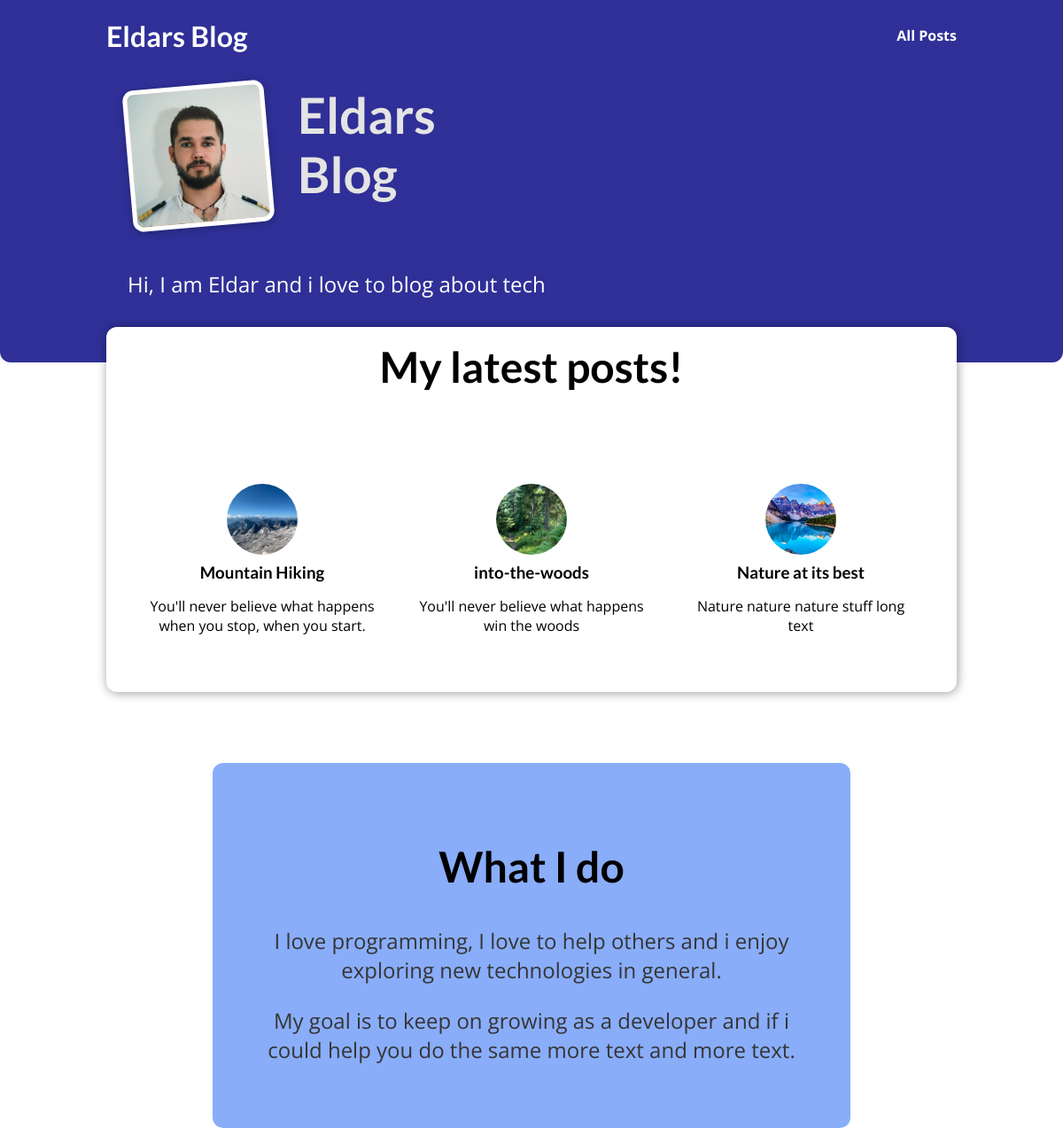
Before: / with the older database file.
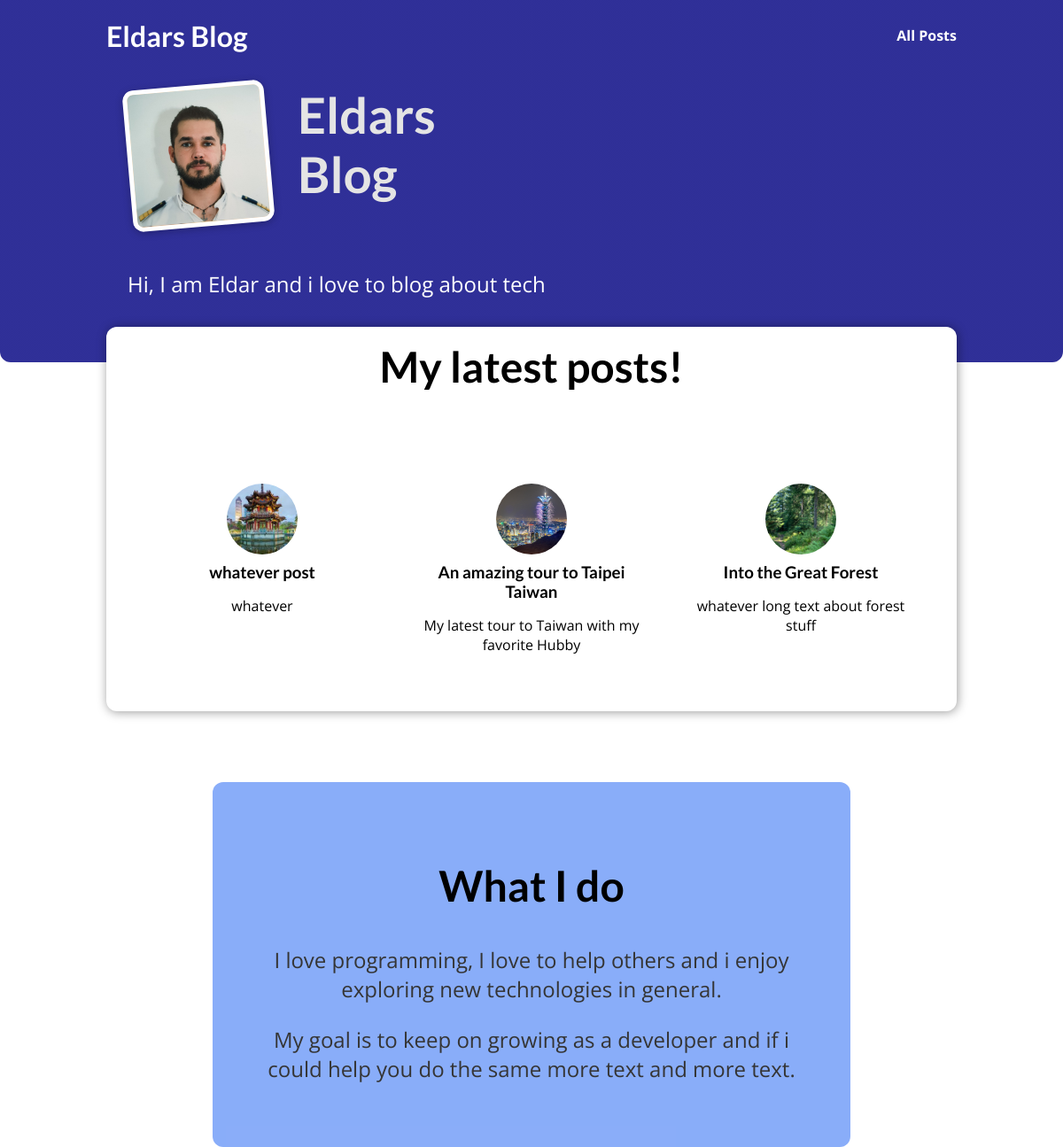
After: the same page with the newer database file.
### blog/models.py (models this page shows, shortened)
class Post(models.Model):
    title = models.CharField(max_length=150)
    excerpt = models.CharField(max_length=200)
    image_name = models.CharField(max_length=100)
    image = models.ImageField(upload_to="static/posts", null=True)
    date = models.DateField(auto_now=True)
    created_at = models.DateTimeField(auto_now_add=True)
    slug = models.SlugField(unique=True)
    content = models.TextField(validators=[MinLengthValidator(10)])
    author = models.ForeignKey(
        Author, on_delete=models.SET_NULL, null=True, related_name="posts")
    tags = models.ManyToManyField(Tag)

### blog/views.py (the view)
# urls.py: path('', views.Starting_pageView.as_view(), name="starting-page"),
class Starting_pageView(View):
    def get(self, request):
        latest_posts = Post.objects.all().order_by('-created_at')[:3]
        return render(request, "blog/index.html", {'posts': latest_posts})

### blog/templates/blog/index.html (shortened to what this page needs)
{% extends 'base.html' %}
{% load static %}
{% block css_files %}
    <link rel="stylesheet" href="{% static 'blog/index.css' %}" />
    <link rel="stylesheet" href="{% static 'blog/post.css' %}" />
{% endblock %}
{% block content %}
    <section id="welcome">
        <header>
            <img src="{% static 'blog/images/eldar.jpg' %}" alt="Eldar - The Author of this Blog">
            <h2>Eldars Blog</h2>
        </header>
        <p>Hi, I am Eldar and i love to blog about tech</p>
    </section>
    <section id="latest-posts">
        <h2>My latest posts!</h2>
        <ul>
            {% for post in posts %}
            {% include "blog/includes/post.html" %}
            {% endfor %}
        </ul>
    </section>
    <section id="about">
        <h2>What I do</h2>
        <p> I love programming, I love to help others and i enjoy exploring new technologies in general.</p>
        <p> My goal is to keep on growing as a developer and if i could help you do the same more text and more text. </p>
    </section>
{% endblock %}

### blog/templates/blog/includes/post.html
{% load static %}
<li>
    <article class="post">
        <a href="{% url "post-detail-page" post.slug %}">
            <img src="{{ post.image.url }}" alt="{{ post.title }}" />
                <div class="post__content">
                    <h3>{{ post.title }}</h3>
                    <p>
                        {{ post.excerpt}}
                    </p>
            </div>
        </a>
    </article>
</li>

Changed rows visible on the page:
no longer on this page (row edited): Post: image (picture), title "into-the-woods", excerpt "You'll never believe what happens win the woods"
no longer on this page (row edited): Post: image (picture), title "Nature at its best", excerpt "Nature nature nature stuff long text"
added Post: image (picture), title "whatever post", excerpt "whatever"
added Post: image (picture), title "An amazing tour to Taipei Taiwan", excerpt "My latest tour to Taiwan with my favorite Hubby"
changed Post: image: a different picture; title "Mountain Hiking" → "Into the Great Forest"; excerpt "You'll never believe what happens when you stop, when you start." → "whatever long text about forest stuff"
